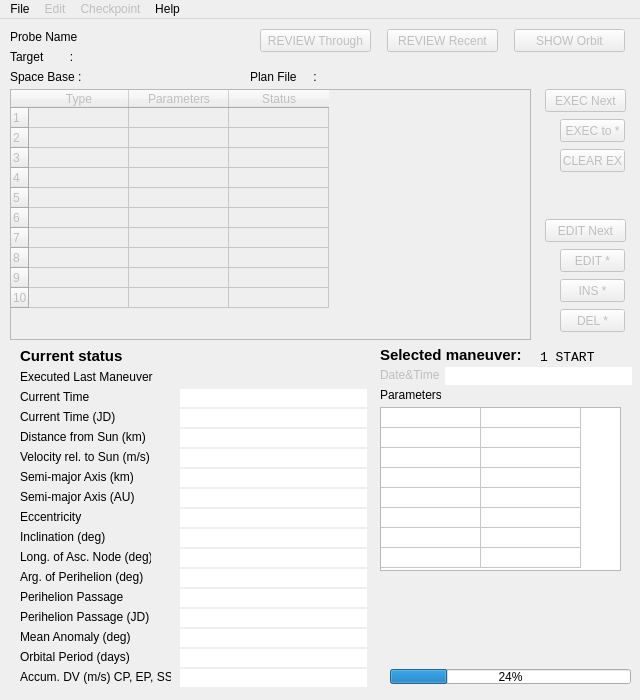
<?xml version="1.0" encoding="UTF-8"?>
<ui version="4.0">
 <class>MainWindow</class>
 <widget class="QMainWindow" name="MainWindow">
  <property name="enabled">
   <bool>true</bool>
  </property>
  <property name="geometry">
   <rect>
    <x>0</x>
    <y>0</y>
    <width>640</width>
    <height>700</height>
   </rect>
  </property>
  <property name="font">
   <font>
    <family>MS UI Gothic</family>
    <pointsize>9</pointsize>
   </font>
  </property>
  <property name="windowTitle">
   <string>SSVG</string>
  </property>
  <widget class="QWidget" name="centralwidget">
   <widget class="QTableWidget" name="manplans">
    <property name="enabled">
     <bool>false</bool>
    </property>
    <property name="geometry">
     <rect>
      <x>10</x>
      <y>70</y>
      <width>521</width>
      <height>251</height>
     </rect>
    </property>
    <property name="editTriggers">
     <set>QAbstractItemView::NoEditTriggers</set>
    </property>
    <property name="tabKeyNavigation">
     <bool>false</bool>
    </property>
    <property name="showDropIndicator" stdset="0">
     <bool>false</bool>
    </property>
    <property name="dragDropOverwriteMode">
     <bool>false</bool>
    </property>
    <property name="selectionMode">
     <enum>QAbstractItemView::SingleSelection</enum>
    </property>
    <property name="selectionBehavior">
     <enum>QAbstractItemView::SelectRows</enum>
    </property>
    <property name="cornerButtonEnabled">
     <bool>false</bool>
    </property>
    <property name="rowCount">
     <number>10</number>
    </property>
    <property name="columnCount">
     <number>3</number>
    </property>
    <attribute name="horizontalHeaderVisible">
     <bool>true</bool>
    </attribute>
    <attribute name="horizontalHeaderCascadingSectionResizes">
     <bool>true</bool>
    </attribute>
    <attribute name="horizontalHeaderDefaultSectionSize">
     <number>100</number>
    </attribute>
    <attribute name="horizontalHeaderHighlightSections">
     <bool>false</bool>
    </attribute>
    <attribute name="verticalHeaderVisible">
     <bool>true</bool>
    </attribute>
    <attribute name="verticalHeaderDefaultSectionSize">
     <number>20</number>
    </attribute>
    <attribute name="verticalHeaderHighlightSections">
     <bool>false</bool>
    </attribute>
    <attribute name="verticalHeaderMinimumSectionSize">
     <number>20</number>
    </attribute>
    <row/>
    <row/>
    <row/>
    <row/>
    <row/>
    <row/>
    <row/>
    <row/>
    <row/>
    <row/>
    <column>
     <property name="text">
      <string>Type</string>
     </property>
    </column>
    <column>
     <property name="text">
      <string>Parameters</string>
     </property>
    </column>
    <column>
     <property name="text">
      <string>Status</string>
     </property>
    </column>
    <item row="0" column="0">
     <property name="text">
      <string notr="true"/>
     </property>
    </item>
   </widget>
   <widget class="QPushButton" name="execNext">
    <property name="enabled">
     <bool>false</bool>
    </property>
    <property name="geometry">
     <rect>
      <x>545</x>
      <y>70</y>
      <width>81</width>
      <height>23</height>
     </rect>
    </property>
    <property name="toolTip">
     <string>Execute 'Next' maneuver</string>
    </property>
    <property name="text">
     <string>EXEC Next</string>
    </property>
   </widget>
   <widget class="QPushButton" name="insertMan">
    <property name="enabled">
     <bool>false</bool>
    </property>
    <property name="geometry">
     <rect>
      <x>560</x>
      <y>260</y>
      <width>65</width>
      <height>23</height>
     </rect>
    </property>
    <property name="toolTip">
     <string>Insert a blank maneuver</string>
    </property>
    <property name="statusTip">
     <string/>
    </property>
    <property name="whatsThis">
     <string/>
    </property>
    <property name="text">
     <string>INS *</string>
    </property>
   </widget>
   <widget class="QPushButton" name="showOrbit">
    <property name="enabled">
     <bool>false</bool>
    </property>
    <property name="geometry">
     <rect>
      <x>514</x>
      <y>10</y>
      <width>111</width>
      <height>23</height>
     </rect>
    </property>
    <property name="toolTip">
     <string>Show Orbit</string>
    </property>
    <property name="text">
     <string>SHOW Orbit</string>
    </property>
   </widget>
   <widget class="QPushButton" name="editMan">
    <property name="enabled">
     <bool>false</bool>
    </property>
    <property name="geometry">
     <rect>
      <x>560</x>
      <y>230</y>
      <width>65</width>
      <height>23</height>
     </rect>
    </property>
    <property name="toolTip">
     <string>Edit selected maneuver</string>
    </property>
    <property name="text">
     <string>EDIT *</string>
    </property>
   </widget>
   <widget class="QPushButton" name="execto">
    <property name="enabled">
     <bool>false</bool>
    </property>
    <property name="geometry">
     <rect>
      <x>560</x>
      <y>100</y>
      <width>65</width>
      <height>23</height>
     </rect>
    </property>
    <property name="toolTip">
     <string>Execute maneuvers to the selected line </string>
    </property>
    <property name="text">
     <string>EXEC to *</string>
    </property>
   </widget>
   <widget class="QLabel" name="label">
    <property name="geometry">
     <rect>
      <x>10</x>
      <y>10</y>
      <width>71</width>
      <height>16</height>
     </rect>
    </property>
    <property name="text">
     <string>Probe Name : </string>
    </property>
   </widget>
   <widget class="QLabel" name="label_2">
    <property name="geometry">
     <rect>
      <x>10</x>
      <y>30</y>
      <width>71</width>
      <height>16</height>
     </rect>
    </property>
    <property name="text">
     <string>Target        :</string>
    </property>
   </widget>
   <widget class="QLabel" name="probename">
    <property name="geometry">
     <rect>
      <x>90</x>
      <y>10</y>
      <width>161</width>
      <height>16</height>
     </rect>
    </property>
    <property name="font">
     <font>
      <family>Lucida Console</family>
      <pointsize>9</pointsize>
     </font>
    </property>
    <property name="text">
     <string/>
    </property>
   </widget>
   <widget class="QLabel" name="targetname">
    <property name="geometry">
     <rect>
      <x>90</x>
      <y>30</y>
      <width>141</width>
      <height>16</height>
     </rect>
    </property>
    <property name="font">
     <font>
      <family>Lucida Console</family>
      <pointsize>9</pointsize>
     </font>
    </property>
    <property name="text">
     <string/>
    </property>
   </widget>
   <widget class="QPushButton" name="deleteMan">
    <property name="enabled">
     <bool>false</bool>
    </property>
    <property name="geometry">
     <rect>
      <x>560</x>
      <y>290</y>
      <width>65</width>
      <height>23</height>
     </rect>
    </property>
    <property name="toolTip">
     <string>Delete selected maneuver</string>
    </property>
    <property name="statusTip">
     <string/>
    </property>
    <property name="text">
     <string>DEL *</string>
    </property>
   </widget>
   <widget class="QLabel" name="label_3">
    <property name="geometry">
     <rect>
      <x>250</x>
      <y>50</y>
      <width>71</width>
      <height>16</height>
     </rect>
    </property>
    <property name="text">
     <string>Plan File     :</string>
    </property>
   </widget>
   <widget class="QLabel" name="manfilename">
    <property name="geometry">
     <rect>
      <x>322</x>
      <y>50</y>
      <width>301</width>
      <height>16</height>
     </rect>
    </property>
    <property name="font">
     <font>
      <family>Lucida Console</family>
      <pointsize>9</pointsize>
     </font>
    </property>
    <property name="text">
     <string/>
    </property>
   </widget>
   <widget class="QPushButton" name="editnext">
    <property name="enabled">
     <bool>false</bool>
    </property>
    <property name="geometry">
     <rect>
      <x>545</x>
      <y>200</y>
      <width>81</width>
      <height>23</height>
     </rect>
    </property>
    <property name="toolTip">
     <string>Edit 'Next' maneuver</string>
    </property>
    <property name="text">
     <string>EDIT Next</string>
    </property>
   </widget>
   <widget class="QPushButton" name="initexec">
    <property name="enabled">
     <bool>false</bool>
    </property>
    <property name="geometry">
     <rect>
      <x>560</x>
      <y>130</y>
      <width>65</width>
      <height>23</height>
     </rect>
    </property>
    <property name="toolTip">
     <string>Initialize execution of the flight plan</string>
    </property>
    <property name="text">
     <string>CLEAR EX</string>
    </property>
   </widget>
   <widget class="QPushButton" name="reviewthroughout">
    <property name="enabled">
     <bool>false</bool>
    </property>
    <property name="geometry">
     <rect>
      <x>260</x>
      <y>10</y>
      <width>111</width>
      <height>23</height>
     </rect>
    </property>
    <property name="toolTip">
     <string>Review throughout the flight</string>
    </property>
    <property name="text">
     <string>REVIEW Through</string>
    </property>
   </widget>
   <widget class="QLabel" name="label_4">
    <property name="geometry">
     <rect>
      <x>20</x>
      <y>370</y>
      <width>131</width>
      <height>16</height>
     </rect>
    </property>
    <property name="font">
     <font>
      <family>MS UI Gothic</family>
      <pointsize>9</pointsize>
     </font>
    </property>
    <property name="text">
     <string>Current Time</string>
    </property>
   </widget>
   <widget class="QLabel" name="label_5">
    <property name="geometry">
     <rect>
      <x>20</x>
      <y>390</y>
      <width>131</width>
      <height>16</height>
     </rect>
    </property>
    <property name="text">
     <string>Current Time (JD)</string>
    </property>
   </widget>
   <widget class="QLabel" name="label_6">
    <property name="geometry">
     <rect>
      <x>20</x>
      <y>350</y>
      <width>141</width>
      <height>16</height>
     </rect>
    </property>
    <property name="font">
     <font>
      <family>MS UI Gothic</family>
      <pointsize>9</pointsize>
     </font>
    </property>
    <property name="text">
     <string>Executed Last Maneuver</string>
    </property>
   </widget>
   <widget class="QLabel" name="label_7">
    <property name="geometry">
     <rect>
      <x>20</x>
      <y>450</y>
      <width>131</width>
      <height>16</height>
     </rect>
    </property>
    <property name="text">
     <string>Semi-major Axis (km)</string>
    </property>
   </widget>
   <widget class="QLabel" name="label_8">
    <property name="geometry">
     <rect>
      <x>20</x>
      <y>490</y>
      <width>131</width>
      <height>16</height>
     </rect>
    </property>
    <property name="text">
     <string>Eccentricity</string>
    </property>
   </widget>
   <widget class="QLabel" name="label_9">
    <property name="geometry">
     <rect>
      <x>20</x>
      <y>510</y>
      <width>131</width>
      <height>16</height>
     </rect>
    </property>
    <property name="text">
     <string>Inclination (deg)</string>
    </property>
   </widget>
   <widget class="QLabel" name="label_10">
    <property name="geometry">
     <rect>
      <x>20</x>
      <y>530</y>
      <width>131</width>
      <height>16</height>
     </rect>
    </property>
    <property name="text">
     <string>Long. of Asc. Node (deg)</string>
    </property>
   </widget>
   <widget class="QLabel" name="label_11">
    <property name="geometry">
     <rect>
      <x>20</x>
      <y>550</y>
      <width>131</width>
      <height>16</height>
     </rect>
    </property>
    <property name="text">
     <string>Arg. of Perihelion (deg)</string>
    </property>
   </widget>
   <widget class="QLabel" name="label_12">
    <property name="geometry">
     <rect>
      <x>20</x>
      <y>610</y>
      <width>131</width>
      <height>16</height>
     </rect>
    </property>
    <property name="text">
     <string>Mean Anomaly (deg)</string>
    </property>
   </widget>
   <widget class="QLabel" name="label_13">
    <property name="geometry">
     <rect>
      <x>20</x>
      <y>630</y>
      <width>131</width>
      <height>16</height>
     </rect>
    </property>
    <property name="text">
     <string>Orbital Period (days)</string>
    </property>
   </widget>
   <widget class="QLabel" name="label_14">
    <property name="geometry">
     <rect>
      <x>20</x>
      <y>570</y>
      <width>131</width>
      <height>16</height>
     </rect>
    </property>
    <property name="text">
     <string>Perihelion Passage</string>
    </property>
   </widget>
   <widget class="QLabel" name="label_15">
    <property name="geometry">
     <rect>
      <x>20</x>
      <y>590</y>
      <width>131</width>
      <height>16</height>
     </rect>
    </property>
    <property name="text">
     <string>Perihelion Passage (JD)</string>
    </property>
   </widget>
   <widget class="QLabel" name="label_16">
    <property name="geometry">
     <rect>
      <x>20</x>
      <y>470</y>
      <width>131</width>
      <height>16</height>
     </rect>
    </property>
    <property name="text">
     <string>Semi-major Axis (AU)</string>
    </property>
   </widget>
   <widget class="QLabel" name="label_17">
    <property name="geometry">
     <rect>
      <x>20</x>
      <y>410</y>
      <width>141</width>
      <height>16</height>
     </rect>
    </property>
    <property name="text">
     <string>Distance from Sun (km)</string>
    </property>
   </widget>
   <widget class="QLabel" name="label_18">
    <property name="geometry">
     <rect>
      <x>20</x>
      <y>430</y>
      <width>151</width>
      <height>16</height>
     </rect>
    </property>
    <property name="text">
     <string>Velocity rel. to Sun (m/s)</string>
    </property>
   </widget>
   <widget class="QPushButton" name="flightreview">
    <property name="enabled">
     <bool>false</bool>
    </property>
    <property name="geometry">
     <rect>
      <x>387</x>
      <y>10</y>
      <width>111</width>
      <height>23</height>
     </rect>
    </property>
    <property name="toolTip">
     <string>Review recent FLYTO maneuver</string>
    </property>
    <property name="text">
     <string>REVIEW Recent</string>
    </property>
   </widget>
   <widget class="QLabel" name="label_19">
    <property name="geometry">
     <rect>
      <x>20</x>
      <y>329</y>
      <width>131</width>
      <height>16</height>
     </rect>
    </property>
    <property name="font">
     <font>
      <pointsize>11</pointsize>
      <weight>75</weight>
      <bold>true</bold>
     </font>
    </property>
    <property name="text">
     <string>Current status</string>
    </property>
   </widget>
   <widget class="QLabel" name="label_20">
    <property name="geometry">
     <rect>
      <x>380</x>
      <y>328</y>
      <width>151</width>
      <height>16</height>
     </rect>
    </property>
    <property name="font">
     <font>
      <pointsize>11</pointsize>
      <weight>75</weight>
      <bold>true</bold>
     </font>
    </property>
    <property name="text">
     <string>Selected maneuver:</string>
    </property>
   </widget>
   <widget class="QLabel" name="label_mantime_h">
    <property name="enabled">
     <bool>false</bool>
    </property>
    <property name="geometry">
     <rect>
      <x>380</x>
      <y>348</y>
      <width>61</width>
      <height>16</height>
     </rect>
    </property>
    <property name="text">
     <string>Date&amp;Time</string>
    </property>
   </widget>
   <widget class="QLabel" name="label_22">
    <property name="geometry">
     <rect>
      <x>380</x>
      <y>368</y>
      <width>61</width>
      <height>16</height>
     </rect>
    </property>
    <property name="text">
     <string>Parameters</string>
    </property>
   </widget>
   <widget class="QTableWidget" name="selectedman">
    <property name="enabled">
     <bool>true</bool>
    </property>
    <property name="geometry">
     <rect>
      <x>380</x>
      <y>388</y>
      <width>241</width>
      <height>164</height>
     </rect>
    </property>
    <property name="rowCount">
     <number>8</number>
    </property>
    <property name="columnCount">
     <number>2</number>
    </property>
    <attribute name="horizontalHeaderVisible">
     <bool>false</bool>
    </attribute>
    <attribute name="verticalHeaderVisible">
     <bool>false</bool>
    </attribute>
    <attribute name="verticalHeaderDefaultSectionSize">
     <number>20</number>
    </attribute>
    <attribute name="verticalHeaderMinimumSectionSize">
     <number>20</number>
    </attribute>
    <row/>
    <row/>
    <row/>
    <row/>
    <row/>
    <row/>
    <row/>
    <row/>
    <column/>
    <column/>
   </widget>
   <widget class="QLabel" name="label_progress">
    <property name="geometry">
     <rect>
      <x>380</x>
      <y>630</y>
      <width>241</width>
      <height>16</height>
     </rect>
    </property>
    <property name="text">
     <string/>
    </property>
   </widget>
   <widget class="QProgressBar" name="progressBar">
    <property name="enabled">
     <bool>true</bool>
    </property>
    <property name="geometry">
     <rect>
      <x>390</x>
      <y>650</y>
      <width>241</width>
      <height>15</height>
     </rect>
    </property>
    <property name="value">
     <number>24</number>
    </property>
   </widget>
   <widget class="QLabel" name="label_cman">
    <property name="geometry">
     <rect>
      <x>540</x>
      <y>330</y>
      <width>91</width>
      <height>16</height>
     </rect>
    </property>
    <property name="font">
     <font>
      <family>Lucida Console</family>
      <pointsize>10</pointsize>
      <weight>50</weight>
      <bold>false</bold>
     </font>
    </property>
    <property name="text">
     <string>1 START</string>
    </property>
   </widget>
   <widget class="QLineEdit" name="label_ISOT">
    <property name="geometry">
     <rect>
      <x>180</x>
      <y>370</y>
      <width>187</width>
      <height>18</height>
     </rect>
    </property>
    <property name="font">
     <font>
      <family>Lucida Console</family>
     </font>
    </property>
    <property name="toolTip">
     <string/>
    </property>
    <property name="frame">
     <bool>false</bool>
    </property>
    <property name="readOnly">
     <bool>true</bool>
    </property>
   </widget>
   <widget class="QLineEdit" name="label_JD">
    <property name="geometry">
     <rect>
      <x>180</x>
      <y>390</y>
      <width>187</width>
      <height>18</height>
     </rect>
    </property>
    <property name="font">
     <font>
      <family>Lucida Console</family>
     </font>
    </property>
    <property name="toolTip">
     <string/>
    </property>
    <property name="frame">
     <bool>false</bool>
    </property>
    <property name="readOnly">
     <bool>true</bool>
    </property>
   </widget>
   <widget class="QLineEdit" name="label_range">
    <property name="geometry">
     <rect>
      <x>180</x>
      <y>410</y>
      <width>187</width>
      <height>18</height>
     </rect>
    </property>
    <property name="font">
     <font>
      <family>Lucida Console</family>
     </font>
    </property>
    <property name="toolTip">
     <string/>
    </property>
    <property name="frame">
     <bool>false</bool>
    </property>
    <property name="readOnly">
     <bool>true</bool>
    </property>
   </widget>
   <widget class="QLineEdit" name="label_velocity">
    <property name="geometry">
     <rect>
      <x>180</x>
      <y>430</y>
      <width>187</width>
      <height>18</height>
     </rect>
    </property>
    <property name="font">
     <font>
      <family>Lucida Console</family>
     </font>
    </property>
    <property name="toolTip">
     <string/>
    </property>
    <property name="frame">
     <bool>false</bool>
    </property>
    <property name="readOnly">
     <bool>true</bool>
    </property>
   </widget>
   <widget class="QLineEdit" name="label_SMA">
    <property name="geometry">
     <rect>
      <x>180</x>
      <y>450</y>
      <width>187</width>
      <height>18</height>
     </rect>
    </property>
    <property name="font">
     <font>
      <family>Lucida Console</family>
     </font>
    </property>
    <property name="toolTip">
     <string/>
    </property>
    <property name="frame">
     <bool>false</bool>
    </property>
    <property name="readOnly">
     <bool>true</bool>
    </property>
   </widget>
   <widget class="QLineEdit" name="label_SMAAU">
    <property name="geometry">
     <rect>
      <x>180</x>
      <y>470</y>
      <width>187</width>
      <height>18</height>
     </rect>
    </property>
    <property name="font">
     <font>
      <family>Lucida Console</family>
     </font>
    </property>
    <property name="toolTip">
     <string/>
    </property>
    <property name="frame">
     <bool>false</bool>
    </property>
    <property name="readOnly">
     <bool>true</bool>
    </property>
   </widget>
   <widget class="QLineEdit" name="label_Ecc">
    <property name="geometry">
     <rect>
      <x>180</x>
      <y>490</y>
      <width>187</width>
      <height>18</height>
     </rect>
    </property>
    <property name="font">
     <font>
      <family>Lucida Console</family>
     </font>
    </property>
    <property name="toolTip">
     <string/>
    </property>
    <property name="frame">
     <bool>false</bool>
    </property>
    <property name="readOnly">
     <bool>true</bool>
    </property>
   </widget>
   <widget class="QLineEdit" name="label_Inc">
    <property name="geometry">
     <rect>
      <x>180</x>
      <y>510</y>
      <width>187</width>
      <height>18</height>
     </rect>
    </property>
    <property name="font">
     <font>
      <family>Lucida Console</family>
     </font>
    </property>
    <property name="toolTip">
     <string/>
    </property>
    <property name="frame">
     <bool>false</bool>
    </property>
    <property name="readOnly">
     <bool>true</bool>
    </property>
   </widget>
   <widget class="QLineEdit" name="label_LAN">
    <property name="geometry">
     <rect>
      <x>180</x>
      <y>530</y>
      <width>187</width>
      <height>18</height>
     </rect>
    </property>
    <property name="font">
     <font>
      <family>Lucida Console</family>
     </font>
    </property>
    <property name="toolTip">
     <string/>
    </property>
    <property name="frame">
     <bool>false</bool>
    </property>
    <property name="readOnly">
     <bool>true</bool>
    </property>
   </widget>
   <widget class="QLineEdit" name="label_APH">
    <property name="geometry">
     <rect>
      <x>180</x>
      <y>550</y>
      <width>187</width>
      <height>18</height>
     </rect>
    </property>
    <property name="font">
     <font>
      <family>Lucida Console</family>
     </font>
    </property>
    <property name="toolTip">
     <string/>
    </property>
    <property name="frame">
     <bool>false</bool>
    </property>
    <property name="readOnly">
     <bool>true</bool>
    </property>
   </widget>
   <widget class="QLineEdit" name="label_PPT">
    <property name="geometry">
     <rect>
      <x>180</x>
      <y>570</y>
      <width>187</width>
      <height>18</height>
     </rect>
    </property>
    <property name="font">
     <font>
      <family>Lucida Console</family>
     </font>
    </property>
    <property name="toolTip">
     <string/>
    </property>
    <property name="frame">
     <bool>false</bool>
    </property>
    <property name="readOnly">
     <bool>true</bool>
    </property>
   </widget>
   <widget class="QLineEdit" name="label_PPTJD">
    <property name="geometry">
     <rect>
      <x>180</x>
      <y>590</y>
      <width>187</width>
      <height>18</height>
     </rect>
    </property>
    <property name="font">
     <font>
      <family>Lucida Console</family>
     </font>
    </property>
    <property name="toolTip">
     <string/>
    </property>
    <property name="frame">
     <bool>false</bool>
    </property>
    <property name="readOnly">
     <bool>true</bool>
    </property>
   </widget>
   <widget class="QLineEdit" name="label_MA">
    <property name="geometry">
     <rect>
      <x>180</x>
      <y>610</y>
      <width>187</width>
      <height>18</height>
     </rect>
    </property>
    <property name="font">
     <font>
      <family>Lucida Console</family>
     </font>
    </property>
    <property name="toolTip">
     <string/>
    </property>
    <property name="frame">
     <bool>false</bool>
    </property>
    <property name="readOnly">
     <bool>true</bool>
    </property>
   </widget>
   <widget class="QLineEdit" name="label_OP">
    <property name="geometry">
     <rect>
      <x>180</x>
      <y>630</y>
      <width>187</width>
      <height>18</height>
     </rect>
    </property>
    <property name="font">
     <font>
      <family>Lucida Console</family>
     </font>
    </property>
    <property name="toolTip">
     <string/>
    </property>
    <property name="frame">
     <bool>false</bool>
    </property>
    <property name="readOnly">
     <bool>true</bool>
    </property>
   </widget>
   <widget class="QLineEdit" name="label_mantime">
    <property name="geometry">
     <rect>
      <x>445</x>
      <y>348</y>
      <width>187</width>
      <height>18</height>
     </rect>
    </property>
    <property name="font">
     <font>
      <family>Lucida Console</family>
     </font>
    </property>
    <property name="toolTip">
     <string/>
    </property>
    <property name="frame">
     <bool>false</bool>
    </property>
    <property name="readOnly">
     <bool>true</bool>
    </property>
   </widget>
   <widget class="QLabel" name="label_ELM">
    <property name="geometry">
     <rect>
      <x>180</x>
      <y>350</y>
      <width>187</width>
      <height>16</height>
     </rect>
    </property>
    <property name="font">
     <font>
      <family>Lucida Console</family>
      <pointsize>10</pointsize>
      <weight>50</weight>
      <bold>false</bold>
     </font>
    </property>
    <property name="text">
     <string/>
    </property>
   </widget>
   <widget class="QLabel" name="label_21">
    <property name="geometry">
     <rect>
      <x>20</x>
      <y>650</y>
      <width>151</width>
      <height>16</height>
     </rect>
    </property>
    <property name="text">
     <string>Accum. DV (m/s) CP, EP, SS</string>
    </property>
   </widget>
   <widget class="QLineEdit" name="label_ADV">
    <property name="geometry">
     <rect>
      <x>180</x>
      <y>650</y>
      <width>187</width>
      <height>18</height>
     </rect>
    </property>
    <property name="font">
     <font>
      <family>Lucida Console</family>
     </font>
    </property>
    <property name="toolTip">
     <string/>
    </property>
    <property name="frame">
     <bool>false</bool>
    </property>
    <property name="readOnly">
     <bool>true</bool>
    </property>
   </widget>
   <widget class="QLabel" name="label_23">
    <property name="geometry">
     <rect>
      <x>10</x>
      <y>50</y>
      <width>71</width>
      <height>16</height>
     </rect>
    </property>
    <property name="text">
     <string>Space Base :</string>
    </property>
   </widget>
   <widget class="QLabel" name="spacebase">
    <property name="geometry">
     <rect>
      <x>90</x>
      <y>50</y>
      <width>141</width>
      <height>16</height>
     </rect>
    </property>
    <property name="font">
     <font>
      <family>Lucida Console</family>
      <pointsize>9</pointsize>
     </font>
    </property>
    <property name="text">
     <string/>
    </property>
   </widget>
  </widget>
  <widget class="QMenuBar" name="menubar">
   <property name="geometry">
    <rect>
     <x>0</x>
     <y>0</y>
     <width>640</width>
     <height>21</height>
    </rect>
   </property>
   <widget class="QMenu" name="menuFile">
    <property name="title">
     <string>File</string>
    </property>
    <addaction name="actionOpen"/>
    <addaction name="actionNew"/>
    <addaction name="actionSave"/>
    <addaction name="actionSave_as"/>
    <addaction name="separator"/>
    <addaction name="actionQuit"/>
   </widget>
   <widget class="QMenu" name="menuHelp">
    <property name="title">
     <string>Help</string>
    </property>
    <addaction name="actionAbout_SSVG"/>
   </widget>
   <widget class="QMenu" name="menuCheckpoint">
    <property name="enabled">
     <bool>false</bool>
    </property>
    <property name="title">
     <string>Checkpoint</string>
    </property>
    <addaction name="actionCreate"/>
    <addaction name="actionResume"/>
   </widget>
   <widget class="QMenu" name="menuEdit">
    <property name="enabled">
     <bool>false</bool>
    </property>
    <property name="title">
     <string>Edit</string>
    </property>
    <addaction name="actionProbe"/>
    <addaction name="actionTarget"/>
   </widget>
   <addaction name="menuFile"/>
   <addaction name="menuEdit"/>
   <addaction name="menuCheckpoint"/>
   <addaction name="menuHelp"/>
  </widget>
  <action name="actionOpen">
   <property name="text">
    <string>&amp;Open</string>
   </property>
  </action>
  <action name="actionNew">
   <property name="text">
    <string>&amp;New</string>
   </property>
  </action>
  <action name="actionSave">
   <property name="enabled">
    <bool>false</bool>
   </property>
   <property name="text">
    <string>&amp;Save</string>
   </property>
  </action>
  <action name="actionSave_as">
   <property name="enabled">
    <bool>false</bool>
   </property>
   <property name="text">
    <string>Save &amp;As...</string>
   </property>
  </action>
  <action name="actionQuit">
   <property name="text">
    <string>&amp;Quit</string>
   </property>
  </action>
  <action name="actionNew_from_current_status">
   <property name="enabled">
    <bool>false</bool>
   </property>
   <property name="text">
    <string>New from current status</string>
   </property>
  </action>
  <action name="actionAbout_SSVG">
   <property name="text">
    <string>about SSVG</string>
   </property>
  </action>
  <action name="actionCreate">
   <property name="text">
    <string>Create</string>
   </property>
  </action>
  <action name="actionResume">
   <property name="enabled">
    <bool>false</bool>
   </property>
   <property name="text">
    <string>Resume</string>
   </property>
  </action>
  <action name="actionProbe">
   <property name="text">
    <string>Probe</string>
   </property>
  </action>
  <action name="actionTarget">
   <property name="text">
    <string>Target</string>
   </property>
  </action>
 </widget>
 <tabstops>
  <tabstop>manplans</tabstop>
  <tabstop>showOrbit</tabstop>
  <tabstop>execNext</tabstop>
  <tabstop>execto</tabstop>
  <tabstop>editMan</tabstop>
  <tabstop>insertMan</tabstop>
  <tabstop>deleteMan</tabstop>
 </tabstops>
 <resources/>
 <connections/>
</ui>
